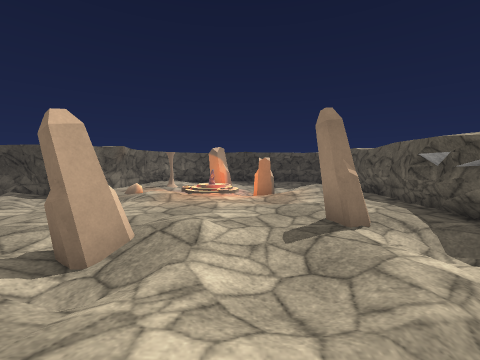
view 1 (above)

14 first-person views from a walk through a scene from a Unity 3-D project. The camera is 1.3 m above the floor, tilts 4° down and sees 90° across. The floor is counted in squares, 1 m on a side. Each view is taken from the middle of a square. On the plan, view 1 faces up. The plan holds only what a view shows up to about 12 squares ahead; the rest is blank. Surface patterns are stand-ins for the level's own textures.

view 2
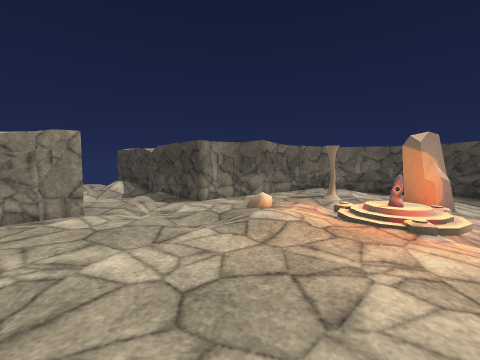

view 3
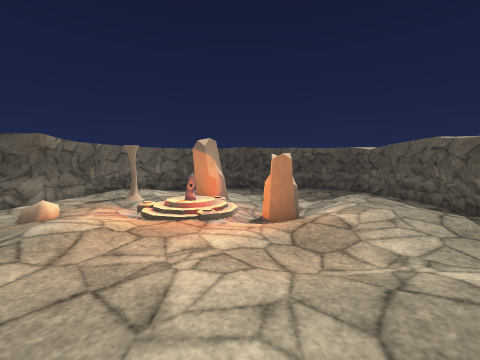

view 4
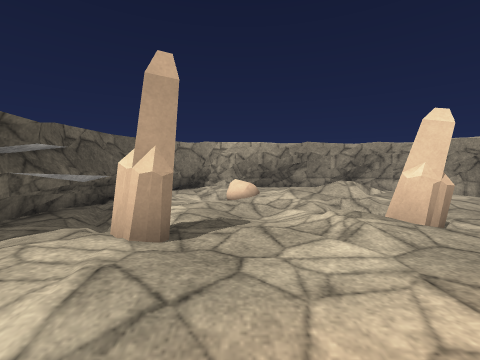

view 5
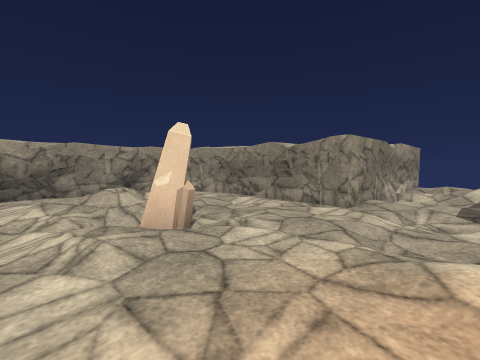

view 6
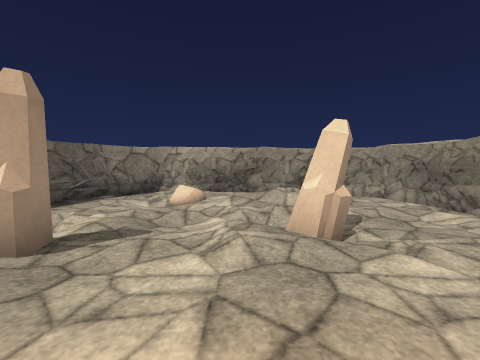

view 7
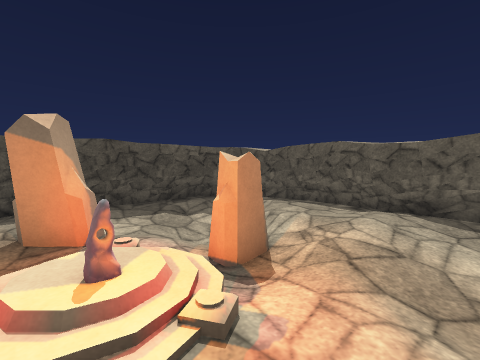

view 8
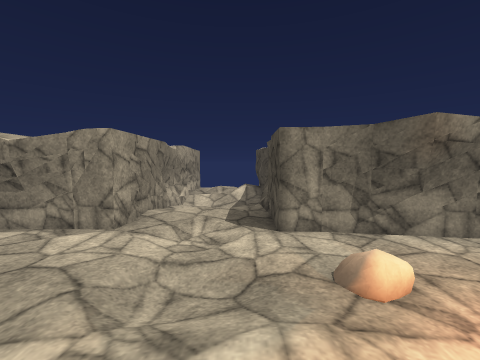

view 9
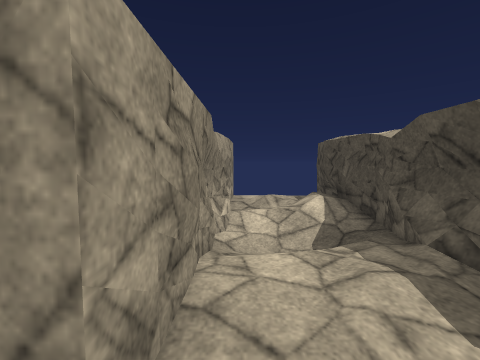

view 10
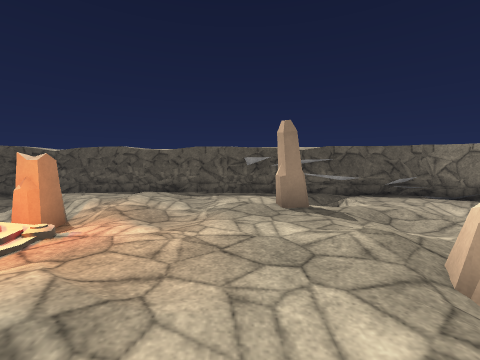

view 11
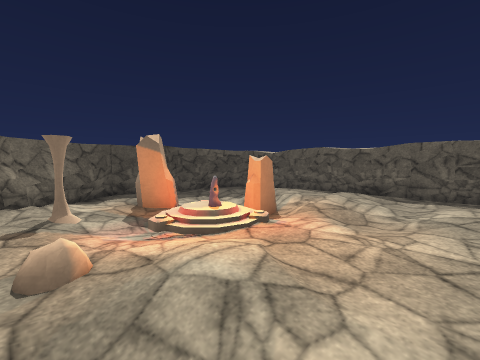

view 12
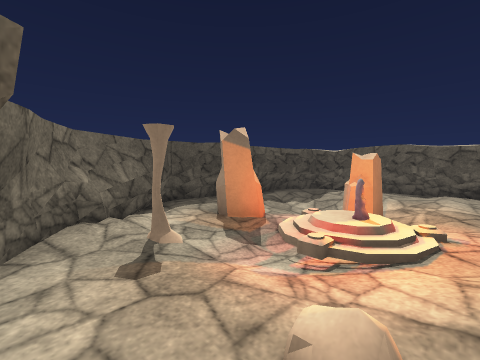

view 13
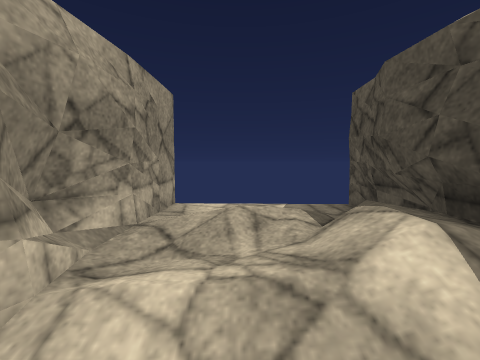

view 14
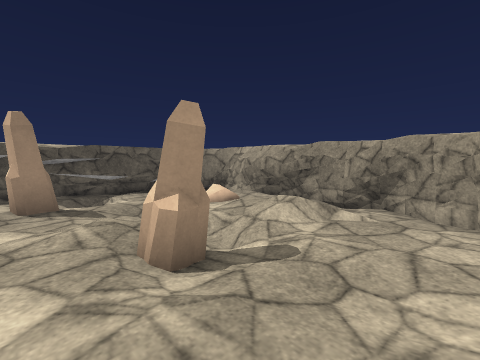

### Floor plan
Key: @ floor where view 1 was taken; # wall or solid block; . main floor; : floor 0.25 m higher than the main floor; - floor 0.25 m lower than the main floor; _ floor 0.5 m lower than the main floor; < floor 0.75 m lower than the main floor; / step, stairs or slope; = window, fence, low wall or low ledge.
Columns run from 16 left of view 1 to 6 right of it. Each row starts with its distance up from view 1.
 18              ####
 17            ###..#####
 16            ##.../-//###
 15           ##/..#--_//.#
 14           #.#--/-/<//.#
 13           #..-//-/ /..#
 12          ##..//=/#/...#
 11          #..../=///.:.#
 10 ##########............#
  9  ..////....-/:...--...#
  8  .:.///..--//.....//..#
  7  ...///..............##
  6 ##########...........##
  5          #.....:..#/.#
  4          #...#//...//#
  3          #.../-.--.-/#
  2          #...//.//...#
  1          #...//:./--.#
  0          ##./  :@=-/.#
 -1           ###  .../###
 -2            #########

Where each view was taken, in squares from view 1:
view 1: 0 up, 0 right, facing up
view 2: 5 up, 0 right, facing up-left
view 3: 5 up, 0 right, facing up
view 4: 9 up, 1 right, facing down
view 5: 9 up, 0 right, facing down-left
view 6: 9 up, 1 left, facing down
view 7: 9 up, 2 left, facing up-right
view 8: 9 up, 2 left, facing left
view 9: 7 up, 6 left, facing left
view 10: 7 up, 5 left, facing right
view 11: 7 up, 5 left, facing up-right
view 12: 10 up, 6 left, facing up-right
view 13: 8 up, 11 left, facing left
view 14: 6 up, 6 left, facing down-right
